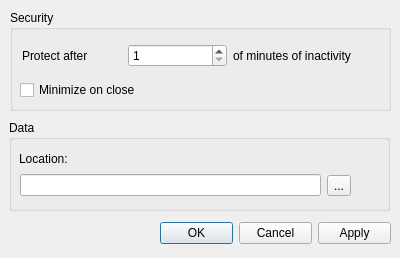
<?xml version="1.0" encoding="UTF-8"?>
<ui version="4.0">
 <class>PreferencesDialog</class>
 <widget class="QDialog" name="PreferencesDialog">
  <property name="geometry">
   <rect>
    <x>0</x>
    <y>0</y>
    <width>400</width>
    <height>258</height>
   </rect>
  </property>
  <property name="minimumSize">
   <size>
    <width>400</width>
    <height>258</height>
   </size>
  </property>
  <property name="maximumSize">
   <size>
    <width>400</width>
    <height>258</height>
   </size>
  </property>
  <property name="windowTitle">
   <string>Preferences</string>
  </property>
  <property name="windowIcon">
   <iconset resource="FortResources.qrc">
    <normaloff>:/icons/Fort255.png</normaloff>:/icons/Fort255.png</iconset>
  </property>
  <property name="modal">
   <bool>true</bool>
  </property>
  <widget class="QDialogButtonBox" name="buttonBox">
   <property name="geometry">
    <rect>
     <x>160</x>
     <y>220</y>
     <width>231</width>
     <height>27</height>
    </rect>
   </property>
   <property name="standardButtons">
    <set>QDialogButtonBox::Apply|QDialogButtonBox::Cancel|QDialogButtonBox::Ok</set>
   </property>
  </widget>
  <widget class="QGroupBox" name="groupBox">
   <property name="geometry">
    <rect>
     <x>10</x>
     <y>10</y>
     <width>381</width>
     <height>101</height>
    </rect>
   </property>
   <property name="title">
    <string>Security</string>
   </property>
   <property name="alignment">
    <set>Qt::AlignLeading|Qt::AlignLeft|Qt::AlignTop</set>
   </property>
   <property name="flat">
    <bool>false</bool>
   </property>
   <widget class="QCheckBox" name="checkBoxMinimizeOnClose">
    <property name="geometry">
     <rect>
      <x>10</x>
      <y>69</y>
      <width>161</width>
      <height>22</height>
     </rect>
    </property>
    <property name="text">
     <string>Minimize on close</string>
    </property>
   </widget>
   <widget class="QWidget" name="">
    <property name="geometry">
     <rect>
      <x>12</x>
      <y>31</y>
      <width>329</width>
      <height>29</height>
     </rect>
    </property>
    <layout class="QHBoxLayout" name="horizontalLayout_2">
     <item>
      <widget class="QLabel" name="label_2">
       <property name="text">
        <string>Protect after </string>
       </property>
      </widget>
     </item>
     <item>
      <widget class="QSpinBox" name="spinBoxIdleInternal">
       <property name="minimum">
        <number>1</number>
       </property>
       <property name="maximum">
        <number>1000</number>
       </property>
      </widget>
     </item>
     <item>
      <widget class="QLabel" name="label_3">
       <property name="text">
        <string>of minutes of inactivity</string>
       </property>
      </widget>
     </item>
    </layout>
   </widget>
  </widget>
  <widget class="QGroupBox" name="groupBox_2">
   <property name="geometry">
    <rect>
     <x>9</x>
     <y>120</y>
     <width>381</width>
     <height>91</height>
    </rect>
   </property>
   <property name="title">
    <string>Data</string>
   </property>
   <widget class="QLabel" name="label">
    <property name="geometry">
     <rect>
      <x>10</x>
      <y>30</y>
      <width>67</width>
      <height>17</height>
     </rect>
    </property>
    <property name="text">
     <string>Location:</string>
    </property>
   </widget>
   <widget class="QWidget" name="">
    <property name="geometry">
     <rect>
      <x>11</x>
      <y>51</y>
      <width>331</width>
      <height>29</height>
     </rect>
    </property>
    <layout class="QHBoxLayout" name="horizontalLayout">
     <item>
      <widget class="QLineEdit" name="lineEditDataLocation">
       <property name="readOnly">
        <bool>true</bool>
       </property>
      </widget>
     </item>
     <item>
      <widget class="QToolButton" name="toolButtonSelectDataLocation">
       <property name="text">
        <string>...</string>
       </property>
      </widget>
     </item>
    </layout>
   </widget>
  </widget>
 </widget>
 <resources>
  <include location="FortResources.qrc"/>
 </resources>
 <connections/>
</ui>
